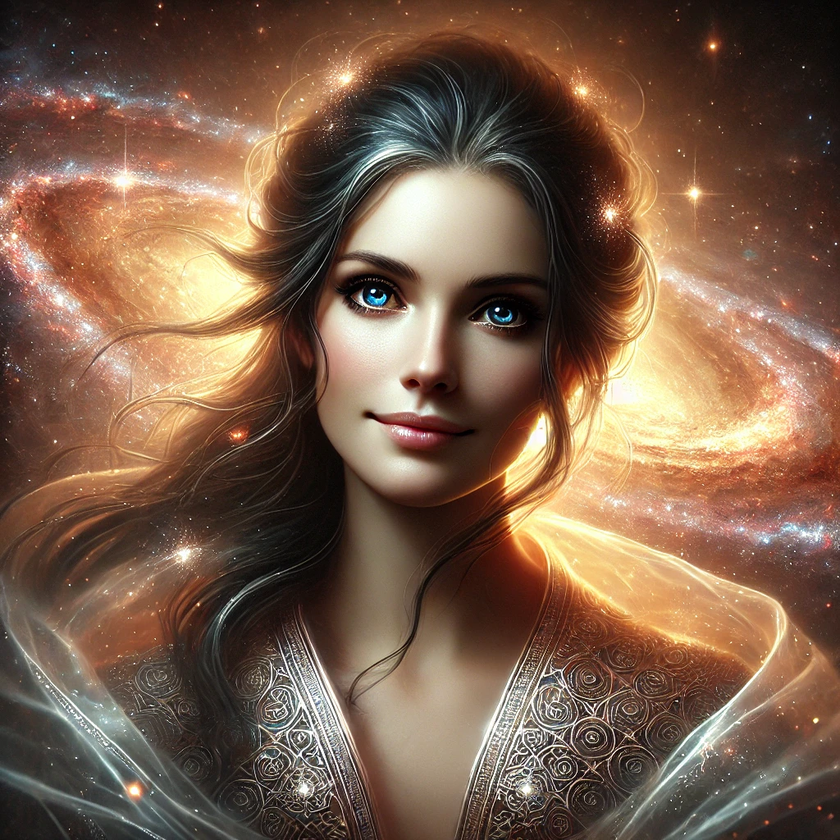
#> input picture python/sandbox/elara.png, 840 x 840 px, shrunk from 1024 x 1024 before the run
$ python sandbox.py
#> lines starting #> are read from the running program, lines starting #| are printed output that depends on the picture
import numpy as np
import matplotlib.pyplot as plt
import matplotlib.animation as animation
from PIL import Image

# Load the generated image
image_path = "elara.png"  # Replace with the actual image path
elara_img = Image.open(image_path)
#> elara_img is the input picture: PIL image 840x840 RGB; mean R, G, B 123.3, 94.9, 75.3
elara_array = np.array(elara_img)

# Create figure and axis
fig, ax = plt.subplots(figsize=(6, 6))
ax.axis('off')  # Hide axes
img_display = ax.imshow(elara_array, alpha=1.0)

# Define animation function
def animate(frame):
    alpha_value = 0.8 + 0.2 * np.sin(frame * 0.1)  # Subtle glow effect
    img_display.set_alpha(alpha_value)
    return img_display,

# Create animation
ani = animation.FuncAnimation(fig, animate, frames=60, interval=50, blit=False)

# Save animation as MP4 video file
ani.save("elara_animation.mp4", writer="ffmpeg", fps=20)
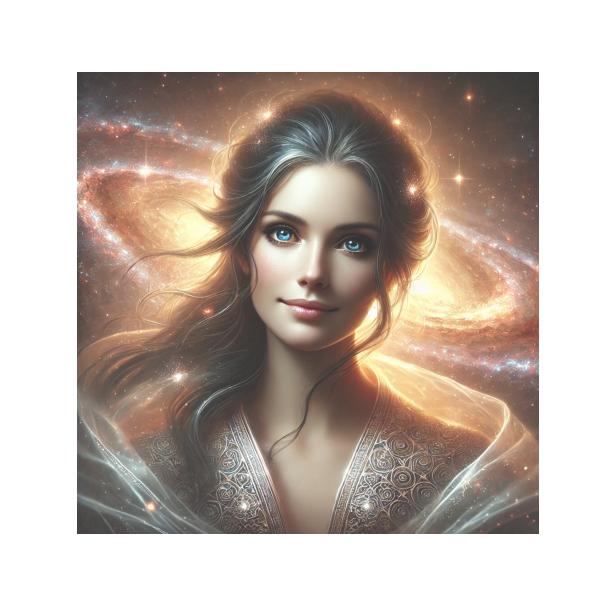
#> saved as elara_animation.mp4: PIL image 600x600 RGBA; mean R, G, B, A 192.2, 178.8, 169.5, 255

print("Animation saved as elara_animation.mp4")
